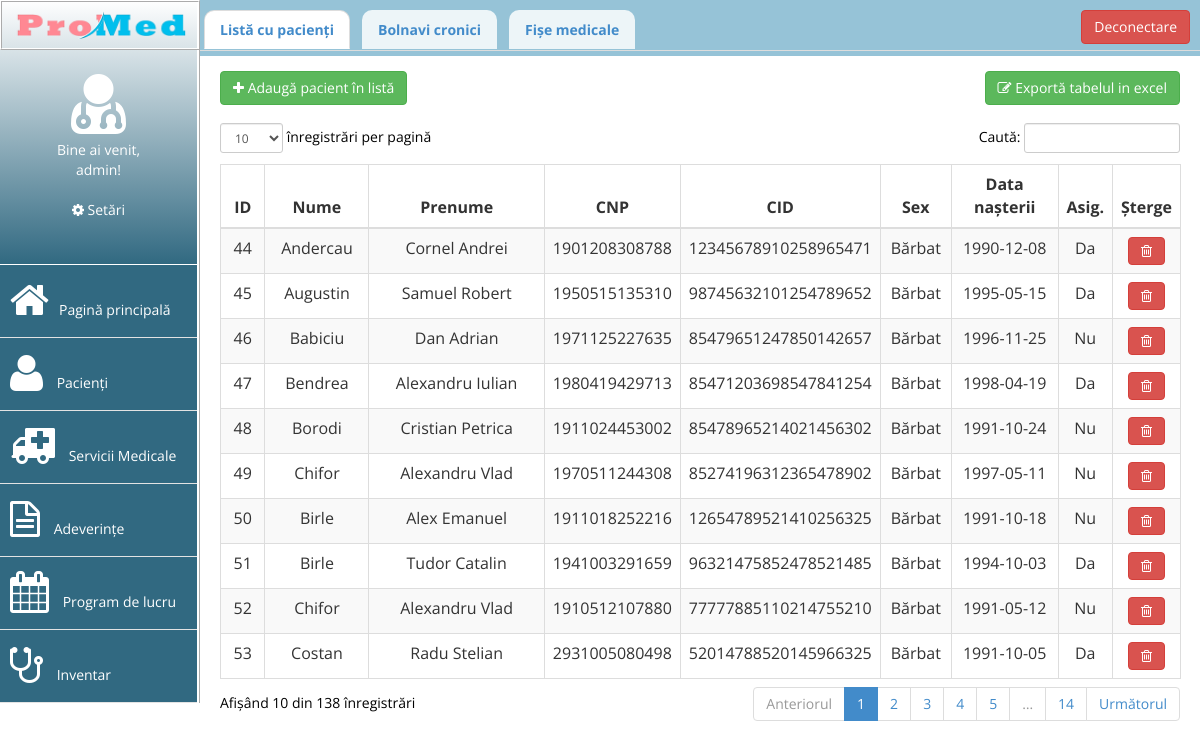
/pacienti/pacienti.php (signed in), run on the app's committed database.
### tables this page shows
CREATE TABLE "pacienti" (
	`id`	INTEGER,
	`nume`	TEXT,
	`prenume`	TEXT,
	`CNP`	TEXT UNIQUE,
	`CID`	TEXT UNIQUE,
	`sex`	INTEGER,
	`datan`	TEXT,
	`asigurat`	INTEGER,
	PRIMARY KEY(`id`)
);

### pacienti/pacienti.php (the view, shortened to what this page needs)
<?php
include("../header.php");
include("../dbconn.php");
?>
<html>
<head>
</head>
<body>
<?php include("../meniu.php");?>
<div class="sheet">
<div class="panel-body">
	<ul class="nav nav-tabs">
    	<li class="active"><a href="#lista" name="lista" data-toggle="tab">Listă cu pacienți</a></li>
    	<li class=""><a href="#bolnavi" name="bolnavi" data-toggle="tab">Bolnavi cronici</a></li>
		<li class=""><a href="#indexfisa" name="indexfisa" data-toggle="tab">Fișe medicale</a></li>
        <a class="btn btn-danger" href="../logout.php" id="logout">Deconectare</a>
	</ul>
</div>
<div class="tab-content">
	<br>
    <div class="tab-pane fade active in" id="lista">
    	<div class="panou_butoane">
    		<button class="btn btn-success" onclick="lanseaza_modal()"><i class="fa fa-plus "></i>  Adaugă pacient în listă</button>
    		<button class="btn btn-success" style="float:right"><i class="fa fa-edit "></i> Exportă tabelul in excel</button>
    	</div>
    	<div class="panou-tabel">
    	<div class="table-responsive">
                                <table class="table table-striped table-bordered table-hover" id="tabel-cu-pacienti">
                                    <thead>
                                        <tr>
                                            <th>ID</th>
                                            <th>Nume</th>
                                            <th>Prenume</th>
                                            <th>CNP</th>
                                            <th>CID</th>
                                            <th>Sex</th>
                                            <th>Data nașterii</th>
                                            <th>Asig.</th>
                                            <th>Șterge</th>
                                        </tr>
                                    </thead>
                                    <tbody>
                                        <?php
                                        $n = 8;
										$result = $conn->prepare("SELECT * FROM pacienti ORDER BY id DESC");
										$result->execute();
										for($j=0; $row = $result->fetch(); $j++){
											$id = $row['id'];
										?>
										<tr name="<?php echo $id; ?>" >
										<?php for($i=0; $i<$n; $i++){ ?>
											<td onclick="lanseaza_modal_editare(<?php echo $id; ?>)"> <?php echo $row[$i]; ?></td>
										<?php } ?>
											<td><a class="btn btn-danger" name="<?php echo $id; ?>" onclick="sterge_pacient(this.name);"><i class="fa fa-trash-o"></i></a></td>
										</tr>
										<?php } ?>
                                    </tbody>
                                </table>
                            </div>
                            </div>
    </div>
    <div class="tab-pane fade" id="bolnavi"><?php include("bolnavi.php") ?></div>
</div>
</div>
</body>
</html>

### header.php (shortened to what this page needs)
<link href="../bootstrap/assets/css/bootstrap.css" rel="stylesheet" />
<link href="../bootstrap/assets/css/font-awesome.css" rel="stylesheet" />
<link href="../bootstrap/assets/css/custom.css" rel="stylesheet" />
<link href="../bootstrap/assets/css/mycss.css" rel="stylesheet" />
<link href="../bootstrap/assets/js/dataTables/dataTables.bootstrap.css" rel="stylesheet" />

### meniu.php
   <nav class="navbar-default navbar-side" role="navigation">
       <div class="sidebar-collapse">
           <ul class="nav" id="main-menu">
<div class="top-lateral">
	<a href="../dashboard/dashboard.php"><img id="home" src="../bootstrap/images/image-4.png"><br><br></a>
                   <i id="doctor" class="fa fa-user-md fa-5x"></i>
                   Bine ai venit,<br> <?php echo $_SESSION['nume'];?>!<br><br>
                   <a href="dashboard/dashboard.php"><i class="fa fa-cog"></i> Setări</a>
</div>
               <li>
                   <a href="../dashboard/dashboard.php"><i class="fa fa-home fa-3x"></i>Pagină principală</a>
               </li>
               <li>
                   <a href="../pacienti/pacienti.php"><i class="fa fa-user fa-3x"></i> Pacienți</a>
               </li>
               <li>
                   <a href="../servicii/servicii.php"><i class="fa fa-ambulance fa-3x"></i> Servicii Medicale</a>
               </li>
<li>
                   <a href="../adeverinte/adeverinte.php"><i class="fa fa-file-text-o fa-3x"></i> Adeverințe</a>
               </li>
               <li>
                   <a href="../program/program.php"><i class="fa fa-calendar fa-3x"></i> Program de lucru</a>
               </li>
               <li>
                   <a href="../inventar/inventar.php"><i class="fa fa-stethoscope fa-3x"></i> Inventar</a>
               </li>
           </ul>
       </div>
   </nav>

### pacienti/bolnavi.php (shortened to what this page needs)
<html>
<head>
</head>
<body>
</body>
</html>

### data on the page
pacienti: id "53", nume "Costan", prenume "Radu Stelian", CNP "2931005080498", CID "52014788520145966325", sex "Bărbat", datan "1991-10-05", asigurat "Da"
pacienti: id "52", nume "Chifor", prenume "Alexandru Vlad", CNP "1910512107880", CID "77777885110214755210", sex "Bărbat", datan "1991-05-12", asigurat "Nu"
pacienti: id "51", nume "Birle", prenume "Tudor Catalin", CNP "1941003291659", CID "96321475852478521485", sex "Bărbat", datan "1994-10-03", asigurat "Da"
pacienti: id "50", nume "Birle", prenume "Alex Emanuel", CNP "1911018252216", CID "12654789521410256325", sex "Bărbat", datan "1991-10-18", asigurat "Nu"
pacienti: id "49", nume "Chifor", prenume "Alexandru Vlad", CNP "1970511244308", CID "85274196312365478902", sex "Bărbat", datan "1997-05-11", asigurat "Nu"
pacienti: id "48", nume "Borodi", prenume "Cristian Petrica", CNP "1911024453002", CID "85478965214021456302", sex "Bărbat", datan "1991-10-24", asigurat "Nu"
pacienti: id "47", nume "Bendrea", prenume "Alexandru Iulian", CNP "1980419429713", CID "85471203698547841254", sex "Bărbat", datan "1998-04-19", asigurat "Da"
pacienti: id "46", nume "Babiciu", prenume "Dan Adrian", CNP "1971125227635", CID "85479651247850142657", sex "Bărbat", datan "1996-11-25", asigurat "Nu"
pacienti: id "45", nume "Augustin", prenume "Samuel Robert", CNP "1950515135310", CID "98745632101254789652", sex "Bărbat", datan "1995-05-15", asigurat "Da"
pacienti: id "44", nume "Andercau", prenume "Cornel Andrei", CNP "1901208308788", CID "12345678910258965471", sex "Bărbat", datan "1990-12-08", asigurat "Da"

### other printed values
$_SESSION['nume'] "admin"
